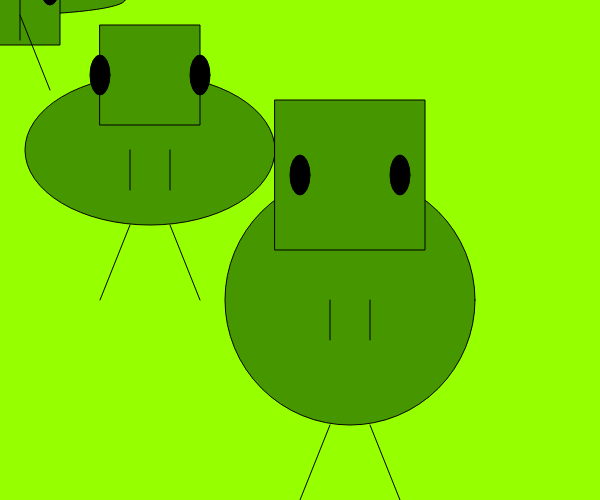
Frame 1 (no input)
Frame 60 (no input): identical to frame 1, image omitted
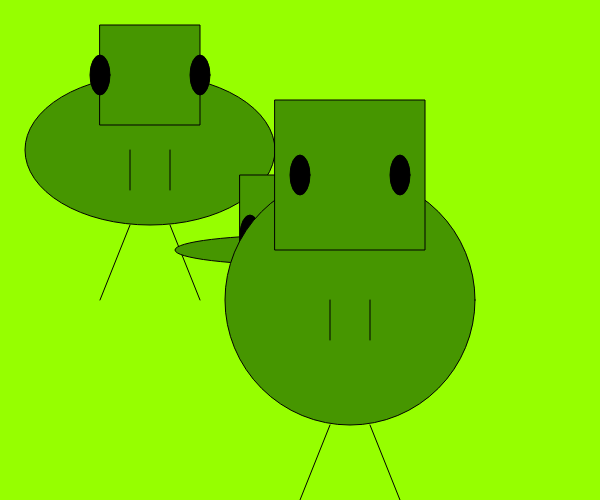
Frame 120 (the mouse pressed at the canvas centre since frame 60)

The p5.js sketch that drew these frames (run headless with seeded random() and noise() and a simulated clock; from frame 60 on, the mouse is pressed at the canvas centre):

// p5.js sketch
// ── sketch.js
function setup() {
  createCanvas(600,500);
}

function draw() {
  background(150,259,0);
  Uaquok(150,150,150,100,150);
	Uaquok(mouseX,mouseY,30,120,100);
	Uaquok(350,300,250,150,50);
}

// Uaquok
function Uaquok(x,y,bukur,haus,litur){
  rectMode(CENTER);
	// búkur
	fill(70,150,0)
	ellipse(x,y,-250,bukur)
  // haus
	fill(70,150,0)
	rect(x,y - bukur/2, haus,haus)
	//fætur
	fill(70,150,0)
	line (x - 20, y + bukur/2, x - 50, y + bukur/2 + 75);
  line (x + 20, y + bukur/2, x + 50, y + bukur/2 + 75);
	//hendur
	fill(0)
	line (x - 20, y , x - 20, y + 40);
  line (x + 20, y , x + 20, y + 40);
	// augu
	fill(0)
	ellipse (x - 50,y - bukur/2, 20,40);
  ellipse (x + 50,y - bukur/2, 20,40);
}
